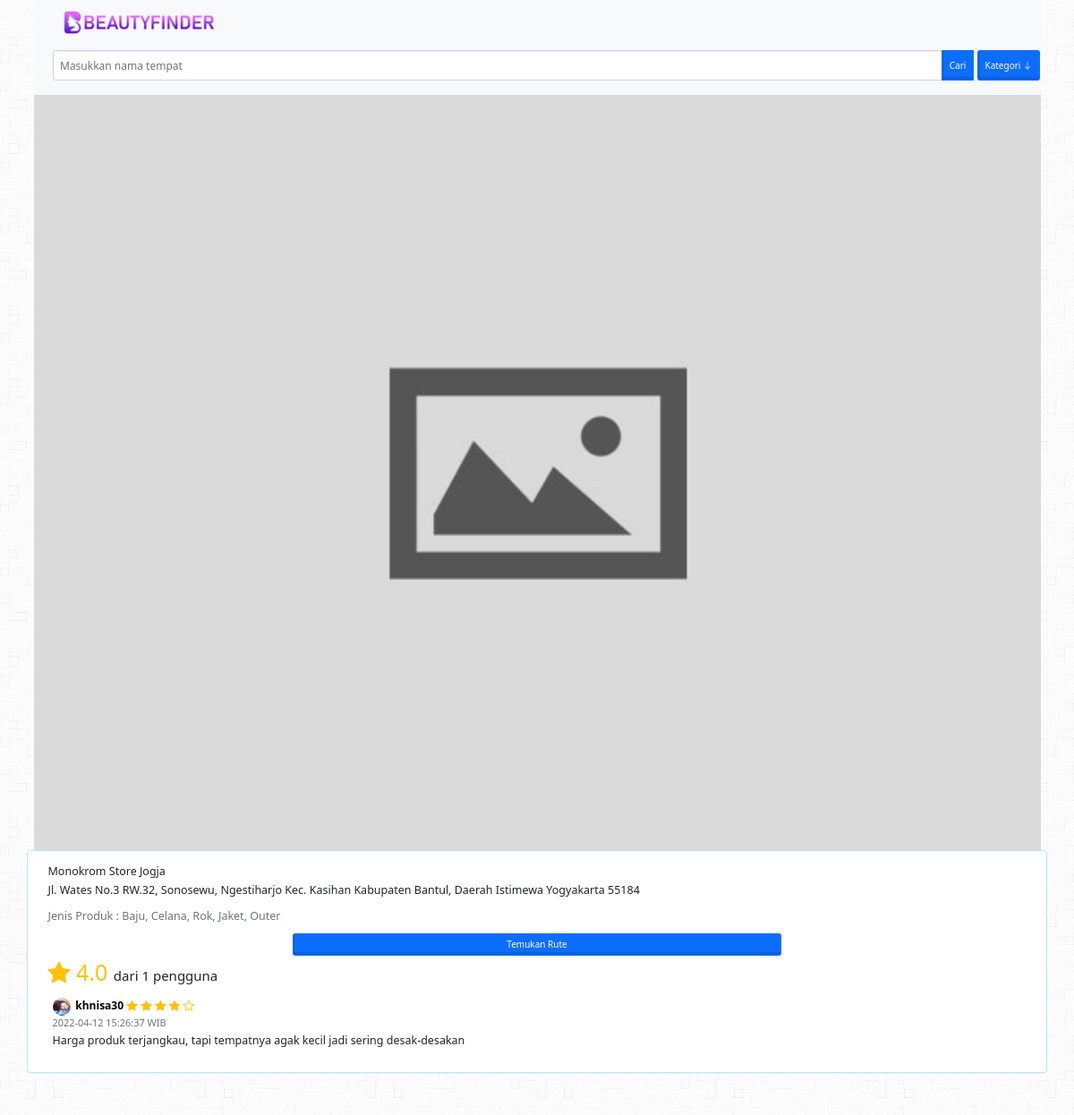
The app's page /place.php?id=5 (signed in) with its own data.
### tables this page shows
CREATE TABLE `toko` (
  `id` int(11) NOT NULL AUTO_INCREMENT,
  `nama_toko` varchar(255) NOT NULL,
  `id_kategori` int(11) NOT NULL,
  `img` text DEFAULT NULL,
  `alamat` text NOT NULL,
  `latitude` varchar(50) NOT NULL,
  `longitude` varchar(50) NOT NULL,
  `username` varchar(100) NOT NULL,
  `verifikasi` enum('Ya','Tidak') NOT NULL,
  PRIMARY KEY (`id`)
);

CREATE TABLE `kategori` (
  `id_kategori` int(11) NOT NULL AUTO_INCREMENT,
  `nama_kategori` varchar(100) NOT NULL,
  `simbol` varchar(200) DEFAULT NULL,
  PRIMARY KEY (`id_kategori`)
);

CREATE TABLE `ulasan` (
  `id` varchar(100) NOT NULL,
  `id_toko` int(11) NOT NULL,
  `rating` int(11) NOT NULL,
  `username` varchar(100) NOT NULL,
  `ulasan` text DEFAULT NULL,
  `waktu` datetime DEFAULT NULL,
  PRIMARY KEY (`id`)
);

CREATE TABLE `user` (
  `username` varchar(100) NOT NULL,
  `password` varchar(100) NOT NULL,
  `nama_lengkap` text NOT NULL,
  `img` text DEFAULT NULL,
  `akses` enum('Admin','User') DEFAULT NULL,
  PRIMARY KEY (`username`)
);

### place.php (the view, shortened to what this page needs)
<?php
include "koneksi.php";
include_once "header.php";
include_once "navbar.php"; ?>
<form method="POST">
    <div class="row">
        <?php
        $id = $_GET['id'];
        $data_toko = mysqli_query(
            $conn,
            "SELECT toko.id,nama_toko,alamat,latitude,longitude,img,nama_kategori
              FROM toko INNER JOIN kategori ON toko.id_kategori = kategori.id_kategori WHERE toko.id = $id"
        );
        $data = mysqli_fetch_array($data_toko);
        $idtoko = $data['id'];
        if ($data['nama_kategori'] == "Busana") {
            $produk = "Baju, Celana, Rok, Jaket, Outer";
        }
        ?>
        <div class="col-md-12">
            <div>
                <img src="img/toko/<?php echo $data['img']; ?>" width="100%">
            </div>
        </div>
        <div class="panel panel-info">
            <div class="panel-body">
                <div class="fs-5">
                    <h5><?php echo $data['nama_toko']; ?></h5>
                    <p>
                        <?php echo $data['alamat']; ?>
                    </p>
                    <p class="text-secondary">
                        Jenis Produk : <?php echo $produk; ?>
                    </p>
                    <center>
                        <a class="btn btn-primary text-center w-50" href="routes.php?search=&&destination=<?php echo $data['latitude']; ?>,<?php echo $data['longitude']; ?>">Temukan Rute</a>
                    </center>
                </div>
                <?php
                $rating = mysqli_query($conn, "SELECT ROUND(AVG(rating),1) AS rating,COUNT(id) AS jmlRating FROM ulasan WHERE id_toko = '$idtoko'");
                $datarating = mysqli_fetch_array($rating);
                if ($datarating['rating'] > 0) {
                ?>
                    <span class="fs-1 text-warning mb-2"><i class="bi bi-star-fill"></i> <?php echo $datarating['rating']; ?> </span><span class="fs-4"> dari <?php echo $datarating['jmlRating']; ?> pengguna</span>
                <?php
                }
                ?>
    <?php
    $dataulasan = mysqli_query($conn, "SELECT * FROM ulasan WHERE id_toko = '$idtoko' ORDER BY waktu DESC");
    while ($ulas = mysqli_fetch_array($dataulasan)) {
        $dataUser = $ulas['username'];
        $dataUserulasan = mysqli_query($conn, "SELECT img FROM user WHERE username = '$dataUser'");
        $ulasUser = mysqli_fetch_array($dataUserulasan);
        if ($ulasUser['img'] != NULL) {
            $gambarUser = $ulasUser['img'];
        } else {
            $gambarUser = 'default.png';
        }
    ?>
        <div class="mt-2 mb-2 p-2 fs-5">
            <img class="rounded-circle me-1" src="img/user/<?php echo $gambarUser; ?>" width="20px" height="20px" id="image-preview">
            <a href="people.php?id=<?php echo $ulas['username']; ?>" id="people"><strong><?php echo $ulas['username']; ?></strong></a>
            <?php
            for ($i = 1; $i <= 5; $i++) {
                if ($i <= $ulas['rating']) {
            ?>
                    <i class="bi bi-star-fill text-warning"></i>
                <?php
                } else {
                ?>
                    <i class="bi bi-star text-warning"></i>
                <?php
                }
                ?>
            <?php
            }
            ?>
            <br>
            <small class="text-muted float-start"><?php echo $ulas['waktu']; ?> WIB</small>
            <br>
            <?php echo $ulas['ulasan']; ?>
        </div>
    <?php
    }
    ?>
        </div>
</form>
</div>

### css/style.css (style rules this page uses)
body { background: url("../img/background.png"); font-family: sistem; }
.btn { border: 0; border-bottom: 0; border-left: 0; font-weight: '900'; box-shadow: inset 0 -3.2px rgba(0, 0, 0, 0.12), inset 2px 0 rgba(0, 0, 0, 0.1); outline: none; -webkit-outline: none; -o-outline: none; -moz-outline: none; }

### header.php (style rules this page uses)
body, button, a, .form-control { font-size: 12px; }
#people { text-decoration: none; color: black; }

### records on screen
toko: img (placeholder picture), nama_toko "Monokrom Store Jogja", alamat "Jl. Wates No.3 RW.32, Sonosewu, Ngestiharjo Kec. Kasihan Kabupaten Bantul, Daerah Istimewa Yogyakarta 55184", id_kategori.nama_kategori "Baju, Celana, Rok, Jaket, Outer"
ulasan: user.img (picture), username "khnisa30", rating 4 (drawn), waktu "2022-04-12 15:26:37", ulasan "Harga produk terjangkau, tapi tempatnya agak kecil jadi sering desak-desakan"

### other values on screen
$datarating['rating'] "4.0"
$datarating['jmlRating'] "1"
